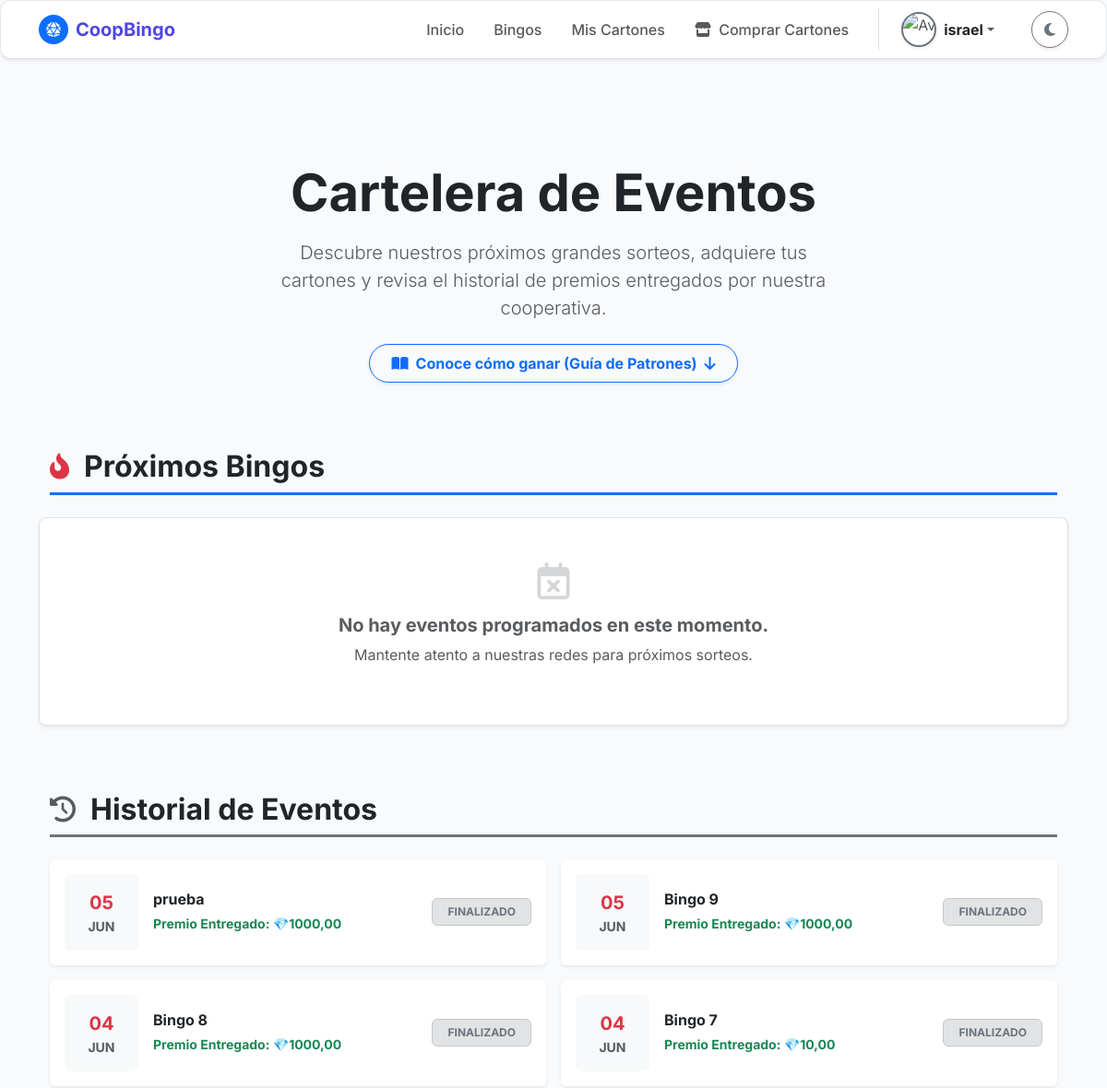
Page /bingo-publico/ (signed in, upper part) on the earlier database version.
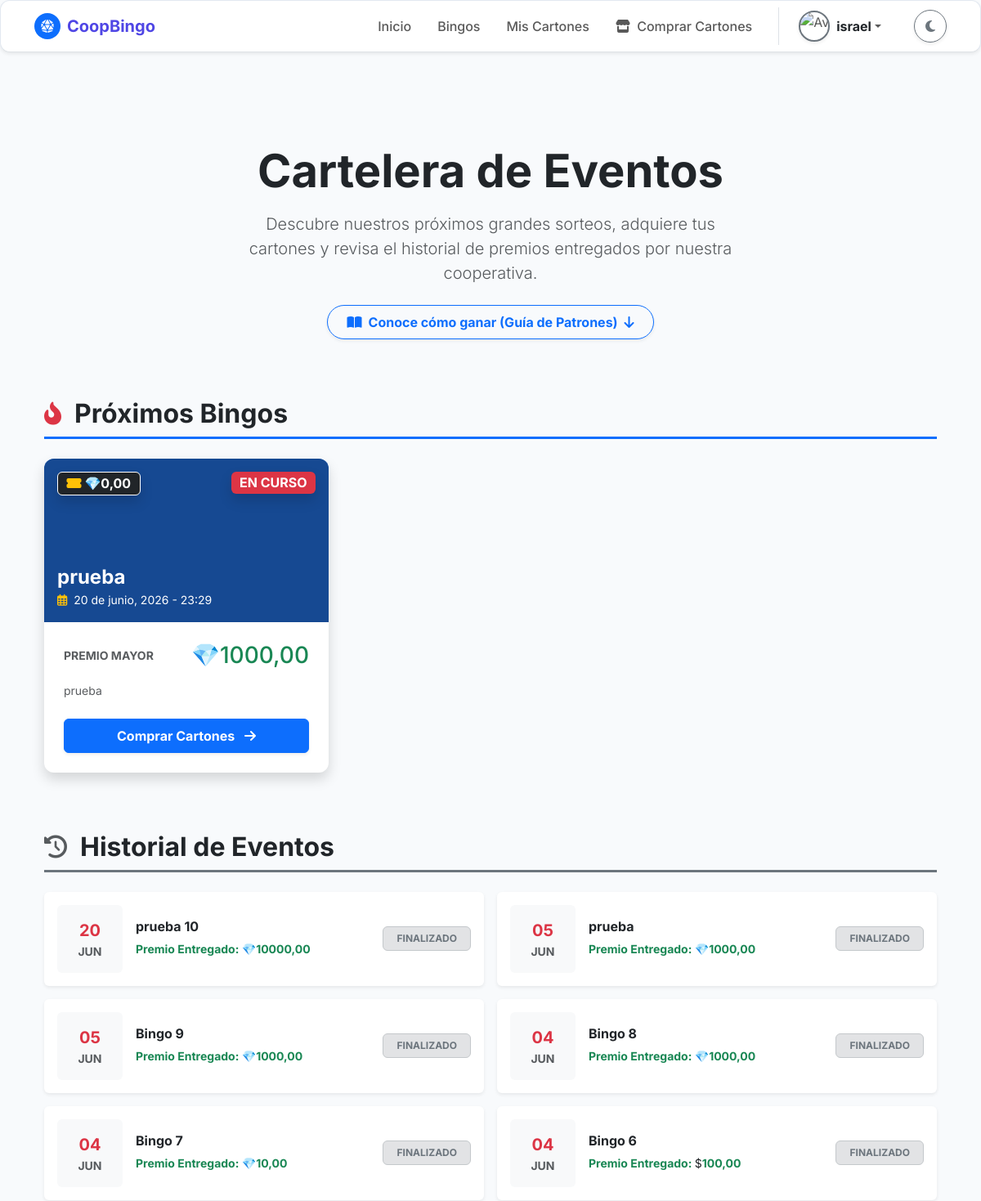
Same page on the later database version.
### bingo/models.py (models this page shows, shortened)
class Bingo(models.Model):
    TIPO_BINGO_CHOICES = [
        ('Virtual', 'Virtual'),
        ('Presencial', 'Presencial'),
    ]
    ESTADO_BINGO_CHOICES = [
        ('Programado', 'Programado'),
        ('En Curso', 'En Curso'),
        ('Finalizado', 'Finalizado'),
        ('Cancelado', 'Cancelado'),
    ]
    idbingo = models.AutoField(primary_key=True)
    idunidadmonetaria = models.ForeignKey(
        'UnidadMonetaria',
        on_delete=models.PROTECT,
        db_column='idunidadmonetaria',
        verbose_name="Unidad Monetaria"
    )
    titulobingo = models.CharField(
        max_length=150,
        verbose_name="Título del Bingo"
    )
    fechaprogramadabingo = models.DateTimeField(
        verbose_name="Fecha y Hora del Evento"
    )
    tipobingo = models.CharField(
        max_length=20,
        choices=TIPO_BINGO_CHOICES,
        verbose_name="Tipo de Bingo"
    )
    lugarbingo = models.CharField(
        max_length=255,
        null=True,
        blank=True,
        verbose_name="Lugar (si es presencial)"
    )
    urlsesionbingo = models.CharField(
        max_length=255,
        null=True,
        blank=True,
        verbose_name="Link de la sesión (si es virtual)"
    )
    preciocarton = models.DecimalField(
        max_digits=10,
        decimal_places=2,
        validators=[MinValueValidator(Decimal('0.01'))],
        verbose_name="Precio del Cartón"
    )
    premiomayor = models.DecimalField(
        max_digits=10,
        decimal_places=2,
        verbose_name="Monto del Premio Mayor"
    )
    descripcionpremiomayor = models.CharField(
        max_length=100,
        verbose_name="¿Qué es el premio mayor?"
    )
    estadobingo = models.CharField(
        max_length=20,
        choices=ESTADO_BINGO_CHOICES,
        default='Programado',
        verbose_name="Estado del Bingo"
    )
    rutaimagenpremiomayor = models.ImageField(
        upload_to='bingo/imagen_premio_mayor/',
        max_length=300,
        null=True,
        blank=True,
        verbose_name="Imagen del Premio"
    )
    urlvideopromocional = models.FileField(
        upload_to='bingo/video_promocional/',
        max_length=300,
        null=True,
        blank=True,
        verbose_name="Video Promocional"
    )
    descripcionpremios = models.TextField(
        max_length=500,
        null=True,
        blank=True,
        verbose_name="Descripción de otros premios"
    )
    class Meta:
        db_table = 'Bingo'
        verbose_name = 'Bingo'
        verbose_name_plural = 'Bingos'

class UnidadMonetaria(models.Model):
    TIPO_MONEDA_CHOICES = [
        ('Efectivo', 'Efectivo'),
        ('Virtual', 'Virtual'),
    ]
    idunidadmonetaria = models.AutoField(primary_key=True)
    nombremoneda = models.CharField(max_length=100, unique=True, verbose_name="Nombre de la Moneda")
    tipomoneda = models.CharField(max_length=12, choices=TIPO_MONEDA_CHOICES, verbose_name="Tipo de Moneda")
    simbolomoneda = models.CharField(max_length=255, verbose_name="Símbolo")
    tasaconversionmoneda = models.DecimalField(max_digits=10, decimal_places=2, default=1.00, verbose_name="Tasa de Conversión")
    estadomoneda = models.BooleanField(default=True, verbose_name="Estado Activo")
    class Meta:
        db_table = 'unidadmonetaria'
        verbose_name = 'Unidad Monetaria'
        verbose_name_plural = 'Unidades Monetarias'

### bingo/views.py (the view)
# urls.py: path('bingo-publico/', views.bingo_publico, name='bingo'), # Apunta a comunes/bingo.html
def bingo_publico(request):
    bingos_activos = Bingo.objects.filter(
        estadobingo__in=['Programado', 'En Curso']
    ).order_by('fechaprogramadabingo')
    bingos_pasados = Bingo.objects.filter(
        estadobingo__in=['Finalizado', 'Cancelado']
    ).order_by('-fechaprogramadabingo') # Ordenados del más reciente al más antiguo
    ahora = timezone.now()
    for b in bingos_activos:
        if b.fechaprogramadabingo:
            hora_apertura = b.fechaprogramadabingo - timedelta(minutes=30)
            partida_activa = PartidaBingo.objects.filter(
                idbingo=b,
                estadopartida__in=['Programada', 'En Juego']
            ).order_by('idpartidabingo').first()
            if ahora >= hora_apertura and partida_activa:
                b.sala_abierta = True
                b.id_partida_a_entrar = partida_activa.idpartidabingo
            else:
                b.sala_abierta = False
        else:
            b.sala_abierta = False
    contexto = {
        'bingos_activos': bingos_activos,
        'bingos_pasados': bingos_pasados,
        'unidad_monetaria': UnidadMonetaria.objects.first()
    }
    return render(request, 'comunes/bingo.html', contexto)

### bingo/templates/comunes/bingo.html (shortened to what the changed rows need)
{% extends 'comunes/base.html' %}
{% load static %}
{% block content %}
<div class="container text-center py-5 mt-3 mb-4">
    <h1 class="display-4 fw-bold tracking-tight mb-3 animate__animated animate__fadeInDown text-body">
        Cartelera de Eventos
    </h1>
</div>
<div class="container pb-5">
    <div class="d-flex align-items-center mb-4 border-bottom border-primary border-3 pb-2">
        <h2 class="fw-bold text-body mb-0">Próximos Bingos</h2>
    </div>
    <div class="row g-4 mb-5 pb-4">
        {% for bingo in bingos_activos %}
        <div class="col-md-6 col-lg-4">
            <div class="card-minimalista h-100 shadow border-0 overflow-hidden transform-hover bg-body">
                <div class="bg-primary text-center position-relative" style="height: 200px; {% if bingo.rutaimagenpremiomayor %}background: url('{{ bingo.rutaimagenpremiomayor.url }}') center/cover;{% endif %}">
                    <div class="position-absolute top-0 start-0 w-100 h-100 bg-dark opacity-50"></div>
                    <span class="position-absolute top-0 end-0 m-3 badge {% if bingo.estadobingo == 'En Curso' %}bg-danger animate__animated animate__flash animate__infinite{% else %}bg-warning text-dark{% endif %} fs-6 shadow">
                        {{ bingo.estadobingo|upper }}
                    </span>
                    <span class="position-absolute top-0 start-0 m-3 badge bg-dark border border-white fs-6 shadow">
                        <i class="fas fa-ticket-alt text-warning me-1"></i>{{ bingo.idunidadmonetaria.simbolomoneda }}{{ bingo.preciocarton }}
                    </span>
                    <div class="position-absolute bottom-0 start-0 w-100 p-3 text-start text-white text-shadow-sm z-index-1">
                        <h4 class="fw-bold mb-0 text-truncate" title="{{ bingo.titulobingo }}">{{ bingo.titulobingo }}</h4>
                        <small><i class="far fa-calendar-alt me-1 text-warning"></i> {{ bingo.fechaprogramadabingo|date:"d \d\e F, Y - H:i" }}</small>
                    </div>
                </div>
                <div class="card-body p-4">
                    <div class="d-flex justify-content-between align-items-center mb-3">
                        <span class="text-body-secondary small fw-bold text-uppercase">Premio Mayor</span>
                        <h3 class="text-success fw-black mb-0"><span class="text-body fw-normal">{{ bingo.idunidadmonetaria.simbolomoneda }}</span>{{ bingo.premiomayor }}</h3>
                    </div>
                    <p class="text-body-secondary small mb-4 line-clamp-2">{{ bingo.descripcionpremiomayor }}</p>
                    <div class="d-flex flex-column gap-2">
                        <a href="{% url 'venta_cartones' %}" class="btn btn-primary w-100 fw-bold py-2 shadow-sm">
                            Comprar Cartones <i class="fas fa-arrow-right ms-2"></i>
                        </a>
                    </div>
                </div>
            </div>
        </div>
        {% empty %}
        <div class="col-12 text-center py-5 bg-body rounded-3 shadow-sm border">
            <i class="far fa-calendar-times fs-1 text-body-secondary opacity-25 mb-3"></i>
            <h5 class="fw-bold text-body-secondary">No hay eventos programados en este momento.</h5>
            <p class="text-body-secondary">Mantente atento a nuestras redes para próximos sorteos.</p>
        </div>
        {% endfor %}
    </div>
    <div class="d-flex align-items-center mb-4 border-bottom border-secondary border-3 pb-2 mt-5">
        <h2 class="fw-bold text-body mb-0">Historial de Eventos</h2>
    </div>
    <div class="row g-3">
        {% for bingo in bingos_pasados %}
        <div class="col-12 col-md-6">
            <div class="card border-0 bg-body shadow-sm p-3 d-flex flex-row align-items-center grayscale-hover transition-all">
                <div class="bg-body-tertiary rounded p-3 text-center me-3" style="width: 80px;">
                    <span class="d-block text-danger fw-bold fs-5">{{ bingo.fechaprogramadabingo|date:"d" }}</span>
                    <span class="d-block text-body-secondary small text-uppercase fw-bold">{{ bingo.fechaprogramadabingo|date:"M" }}</span>
                </div>
                <div class="flex-grow-1">
                    <h6 class="fw-bold text-body mb-1">{{ bingo.titulobingo }}</h6>
                    <span class="text-success small fw-bold">Premio Entregado: <span class="text-body fw-normal">{{ bingo.idunidadmonetaria.simbolomoneda }}</span>{{ bingo.premiomayor }}
                </div>
                <div>
                    {% if bingo.estadobingo == 'Cancelado' %}
                        <span class="badge bg-danger-subtle text-danger border border-danger-subtle px-3 py-2">CANCELADO</span>
                    {% else %}
                        <span class="badge bg-secondary-subtle text-secondary border border-secondary-subtle px-3 py-2">FINALIZADO</span>
                    {% endif %}
                </div>
            </div>
        </div>
        {% empty %}
        <div class="col-12 text-center py-4 text-body-secondary">
            <small><i class="fas fa-info-circle me-1"></i> Aún no hay eventos registrados en el historial.</small>
        </div>
        {% endfor %}
    </div>
</div>
{% endblock %}

Differences in the rows shown:
added Bingo: estadobingo "EN CURSO", idunidadmonetaria.simbolomoneda "💎", preciocarton "0,00", titulobingo "prueba", fechaprogramadabingo "20 de junio, 2026 - 23:29", premiomayor "1000,00", descripcionpremiomayor "prueba", shown under "Próximos Bingos"
added Bingo: fechaprogramadabingo "20", fechaprogramadabingo "JUN", titulobingo "prueba 10", idunidadmonetaria.simbolomoneda "💎", premiomayor "10000,00", estadobingo "FINALIZADO", shown under "Historial de Eventos"
now on this page (row unchanged): Bingo: fechaprogramadabingo "04", fechaprogramadabingo "JUN", titulobingo "Bingo 6", idunidadmonetaria.simbolomoneda "$", premiomayor "100,00", estadobingo "FINALIZADO", shown under "Historial de Eventos"
Other differences:
text no longer shown: "No hay eventos programados en este momento. Mantente atento a nuestras redes para próximos sorteos."
